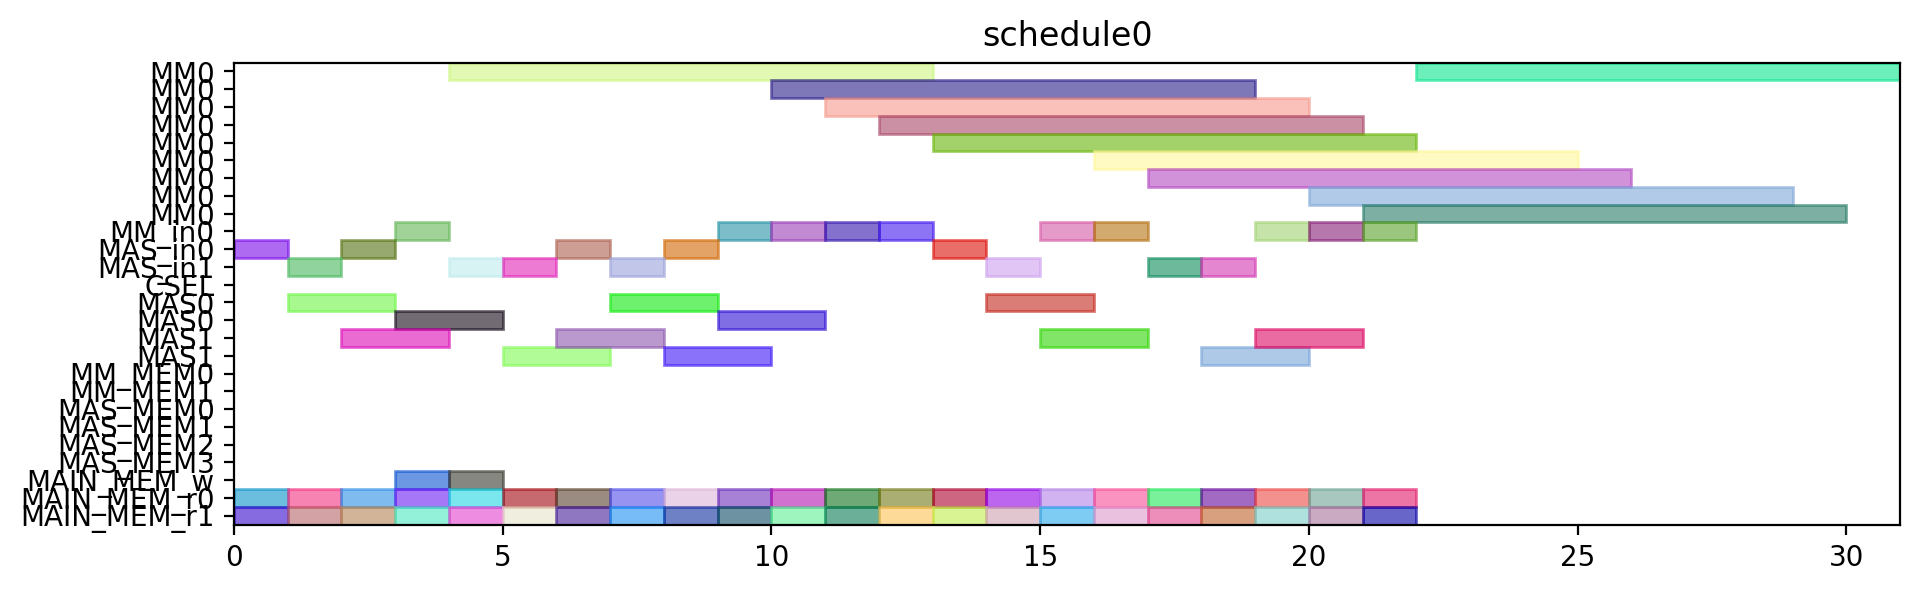

This chart was generated by the following Python code:
from pyschedule import Scenario, solvers, plotters, alt


def solve():
	horizon = 120
	S = Scenario("schedule0", horizon=horizon)

	# resource
	MM = S.Resources('MM', num=1, size=9)
	MM_in = S.Resources('MM_in', num=1)
	MAS_in = S.Resources('MAS_in', num=2)
	CSEL = S.Resource('CSEL')
	MAS = S.Resources('MAS', num=2, size=2, periods=range(1, horizon))
	MM_MEM = S.Resources('MM_MEM', num=2)
	MAS_MEM = S.Resources('MAS_MEM', num=4)
	MAIN_MEM_w = S.Resource('MAIN_MEM_w', size=1)
	MAIN_MEM_r = S.Resources('MAIN_MEM_r', num=2)

	# result of previous scheduling

	# new tasks
	c10_t0 = S.Task('c10_t0', length=9, delay_cost=1)
	c10_t0 += alt(MM)
	c10_t0_in = S.Task('c10_t0_in', length=1, delay_cost=1)
	c10_t0_in += alt(MM_in)
	S += c10_t0_in*MM_in[0]<=c10_t0*MM[0]
	c10_t0_mem0 = S.Task('c10_t0_mem0', length=1, delay_cost=1)
	c10_t0_mem0 += MAIN_MEM_r[0]
	S += c10_t0_mem0 <= c10_t0

	c10_t0_mem1 = S.Task('c10_t0_mem1', length=1, delay_cost=1)
	c10_t0_mem1 += MAIN_MEM_r[1]
	S += c10_t0_mem1 <= c10_t0

	c10_t1 = S.Task('c10_t1', length=9, delay_cost=1)
	c10_t1 += alt(MM)
	c10_t1_in = S.Task('c10_t1_in', length=1, delay_cost=1)
	c10_t1_in += alt(MM_in)
	S += c10_t1_in*MM_in[0]<=c10_t1*MM[0]
	c10_t1_mem0 = S.Task('c10_t1_mem0', length=1, delay_cost=1)
	c10_t1_mem0 += MAIN_MEM_r[0]
	S += c10_t1_mem0 <= c10_t1

	c10_t1_mem1 = S.Task('c10_t1_mem1', length=1, delay_cost=1)
	c10_t1_mem1 += MAIN_MEM_r[1]
	S += c10_t1_mem1 <= c10_t1

	c10_t2 = S.Task('c10_t2', length=2, delay_cost=1)
	c10_t2 += alt(MAS)
	c10_t2_in = S.Task('c10_t2_in', length=1, delay_cost=1)
	c10_t2_in += alt(MAS_in)
	S += c10_t2_in*MAS_in[0]<=c10_t2*MAS[0]

	S += c10_t2_in*MAS_in[1]<=c10_t2*MAS[1]

	c10_t2_mem0 = S.Task('c10_t2_mem0', length=1, delay_cost=1)
	c10_t2_mem0 += MAIN_MEM_r[0]
	S += c10_t2_mem0 <= c10_t2

	c10_t2_mem1 = S.Task('c10_t2_mem1', length=1, delay_cost=1)
	c10_t2_mem1 += MAIN_MEM_r[1]
	S += c10_t2_mem1 <= c10_t2

	c10_t3 = S.Task('c10_t3', length=2, delay_cost=1)
	c10_t3 += alt(MAS)
	c10_t3_in = S.Task('c10_t3_in', length=1, delay_cost=1)
	c10_t3_in += alt(MAS_in)
	S += c10_t3_in*MAS_in[0]<=c10_t3*MAS[0]

	S += c10_t3_in*MAS_in[1]<=c10_t3*MAS[1]

	c10_t3_mem0 = S.Task('c10_t3_mem0', length=1, delay_cost=1)
	c10_t3_mem0 += MAIN_MEM_r[0]
	S += c10_t3_mem0 <= c10_t3

	c10_t3_mem1 = S.Task('c10_t3_mem1', length=1, delay_cost=1)
	c10_t3_mem1 += MAIN_MEM_r[1]
	S += c10_t3_mem1 <= c10_t3

	c20_t0 = S.Task('c20_t0', length=9, delay_cost=1)
	c20_t0 += alt(MM)
	c20_t0_in = S.Task('c20_t0_in', length=1, delay_cost=1)
	c20_t0_in += alt(MM_in)
	S += c20_t0_in*MM_in[0]<=c20_t0*MM[0]
	c20_t0_mem0 = S.Task('c20_t0_mem0', length=1, delay_cost=1)
	c20_t0_mem0 += MAIN_MEM_r[0]
	S += c20_t0_mem0 <= c20_t0

	c20_t0_mem1 = S.Task('c20_t0_mem1', length=1, delay_cost=1)
	c20_t0_mem1 += MAIN_MEM_r[1]
	S += c20_t0_mem1 <= c20_t0

	c20_t1 = S.Task('c20_t1', length=9, delay_cost=1)
	c20_t1 += alt(MM)
	c20_t1_in = S.Task('c20_t1_in', length=1, delay_cost=1)
	c20_t1_in += alt(MM_in)
	S += c20_t1_in*MM_in[0]<=c20_t1*MM[0]
	c20_t1_mem0 = S.Task('c20_t1_mem0', length=1, delay_cost=1)
	c20_t1_mem0 += MAIN_MEM_r[0]
	S += c20_t1_mem0 <= c20_t1

	c20_t1_mem1 = S.Task('c20_t1_mem1', length=1, delay_cost=1)
	c20_t1_mem1 += MAIN_MEM_r[1]
	S += c20_t1_mem1 <= c20_t1

	c20_t2 = S.Task('c20_t2', length=2, delay_cost=1)
	c20_t2 += alt(MAS)
	c20_t2_in = S.Task('c20_t2_in', length=1, delay_cost=1)
	c20_t2_in += alt(MAS_in)
	S += c20_t2_in*MAS_in[0]<=c20_t2*MAS[0]

	S += c20_t2_in*MAS_in[1]<=c20_t2*MAS[1]

	c20_t2_mem0 = S.Task('c20_t2_mem0', length=1, delay_cost=1)
	c20_t2_mem0 += MAIN_MEM_r[0]
	S += c20_t2_mem0 <= c20_t2

	c20_t2_mem1 = S.Task('c20_t2_mem1', length=1, delay_cost=1)
	c20_t2_mem1 += MAIN_MEM_r[1]
	S += c20_t2_mem1 <= c20_t2

	c20_t3 = S.Task('c20_t3', length=2, delay_cost=1)
	c20_t3 += alt(MAS)
	c20_t3_in = S.Task('c20_t3_in', length=1, delay_cost=1)
	c20_t3_in += alt(MAS_in)
	S += c20_t3_in*MAS_in[0]<=c20_t3*MAS[0]

	S += c20_t3_in*MAS_in[1]<=c20_t3*MAS[1]

	c20_t3_mem0 = S.Task('c20_t3_mem0', length=1, delay_cost=1)
	c20_t3_mem0 += MAIN_MEM_r[0]
	S += c20_t3_mem0 <= c20_t3

	c20_t3_mem1 = S.Task('c20_t3_mem1', length=1, delay_cost=1)
	c20_t3_mem1 += MAIN_MEM_r[1]
	S += c20_t3_mem1 <= c20_t3

	c01_t0 = S.Task('c01_t0', length=9, delay_cost=1)
	c01_t0 += alt(MM)
	c01_t0_in = S.Task('c01_t0_in', length=1, delay_cost=1)
	c01_t0_in += alt(MM_in)
	S += c01_t0_in*MM_in[0]<=c01_t0*MM[0]
	c01_t0_mem0 = S.Task('c01_t0_mem0', length=1, delay_cost=1)
	c01_t0_mem0 += MAIN_MEM_r[0]
	S += c01_t0_mem0 <= c01_t0

	c01_t0_mem1 = S.Task('c01_t0_mem1', length=1, delay_cost=1)
	c01_t0_mem1 += MAIN_MEM_r[1]
	S += c01_t0_mem1 <= c01_t0

	c01_t1 = S.Task('c01_t1', length=9, delay_cost=1)
	c01_t1 += alt(MM)
	c01_t1_in = S.Task('c01_t1_in', length=1, delay_cost=1)
	c01_t1_in += alt(MM_in)
	S += c01_t1_in*MM_in[0]<=c01_t1*MM[0]
	c01_t1_mem0 = S.Task('c01_t1_mem0', length=1, delay_cost=1)
	c01_t1_mem0 += MAIN_MEM_r[0]
	S += c01_t1_mem0 <= c01_t1

	c01_t1_mem1 = S.Task('c01_t1_mem1', length=1, delay_cost=1)
	c01_t1_mem1 += MAIN_MEM_r[1]
	S += c01_t1_mem1 <= c01_t1

	c01_t2 = S.Task('c01_t2', length=2, delay_cost=1)
	c01_t2 += alt(MAS)
	c01_t2_in = S.Task('c01_t2_in', length=1, delay_cost=1)
	c01_t2_in += alt(MAS_in)
	S += c01_t2_in*MAS_in[0]<=c01_t2*MAS[0]

	S += c01_t2_in*MAS_in[1]<=c01_t2*MAS[1]

	c01_t2_mem0 = S.Task('c01_t2_mem0', length=1, delay_cost=1)
	c01_t2_mem0 += MAIN_MEM_r[0]
	S += c01_t2_mem0 <= c01_t2

	c01_t2_mem1 = S.Task('c01_t2_mem1', length=1, delay_cost=1)
	c01_t2_mem1 += MAIN_MEM_r[1]
	S += c01_t2_mem1 <= c01_t2

	c01_t3 = S.Task('c01_t3', length=2, delay_cost=1)
	c01_t3 += alt(MAS)
	c01_t3_in = S.Task('c01_t3_in', length=1, delay_cost=1)
	c01_t3_in += alt(MAS_in)
	S += c01_t3_in*MAS_in[0]<=c01_t3*MAS[0]

	S += c01_t3_in*MAS_in[1]<=c01_t3*MAS[1]

	c01_t3_mem0 = S.Task('c01_t3_mem0', length=1, delay_cost=1)
	c01_t3_mem0 += MAIN_MEM_r[0]
	S += c01_t3_mem0 <= c01_t3

	c01_t3_mem1 = S.Task('c01_t3_mem1', length=1, delay_cost=1)
	c01_t3_mem1 += MAIN_MEM_r[1]
	S += c01_t3_mem1 <= c01_t3

	c11_t0 = S.Task('c11_t0', length=9, delay_cost=1)
	c11_t0 += alt(MM)
	c11_t0_in = S.Task('c11_t0_in', length=1, delay_cost=1)
	c11_t0_in += alt(MM_in)
	S += c11_t0_in*MM_in[0]<=c11_t0*MM[0]
	c11_t0_mem0 = S.Task('c11_t0_mem0', length=1, delay_cost=1)
	c11_t0_mem0 += MAIN_MEM_r[0]
	S += c11_t0_mem0 <= c11_t0

	c11_t0_mem1 = S.Task('c11_t0_mem1', length=1, delay_cost=1)
	c11_t0_mem1 += MAIN_MEM_r[1]
	S += c11_t0_mem1 <= c11_t0

	c11_t1 = S.Task('c11_t1', length=9, delay_cost=1)
	c11_t1 += alt(MM)
	c11_t1_in = S.Task('c11_t1_in', length=1, delay_cost=1)
	c11_t1_in += alt(MM_in)
	S += c11_t1_in*MM_in[0]<=c11_t1*MM[0]
	c11_t1_mem0 = S.Task('c11_t1_mem0', length=1, delay_cost=1)
	c11_t1_mem0 += MAIN_MEM_r[0]
	S += c11_t1_mem0 <= c11_t1

	c11_t1_mem1 = S.Task('c11_t1_mem1', length=1, delay_cost=1)
	c11_t1_mem1 += MAIN_MEM_r[1]
	S += c11_t1_mem1 <= c11_t1

	c11_t2 = S.Task('c11_t2', length=2, delay_cost=1)
	c11_t2 += alt(MAS)
	c11_t2_in = S.Task('c11_t2_in', length=1, delay_cost=1)
	c11_t2_in += alt(MAS_in)
	S += c11_t2_in*MAS_in[0]<=c11_t2*MAS[0]

	S += c11_t2_in*MAS_in[1]<=c11_t2*MAS[1]

	c11_t2_mem0 = S.Task('c11_t2_mem0', length=1, delay_cost=1)
	c11_t2_mem0 += MAIN_MEM_r[0]
	S += c11_t2_mem0 <= c11_t2

	c11_t2_mem1 = S.Task('c11_t2_mem1', length=1, delay_cost=1)
	c11_t2_mem1 += MAIN_MEM_r[1]
	S += c11_t2_mem1 <= c11_t2

	c11_t3 = S.Task('c11_t3', length=2, delay_cost=1)
	c11_t3 += alt(MAS)
	c11_t3_in = S.Task('c11_t3_in', length=1, delay_cost=1)
	c11_t3_in += alt(MAS_in)
	S += c11_t3_in*MAS_in[0]<=c11_t3*MAS[0]

	S += c11_t3_in*MAS_in[1]<=c11_t3*MAS[1]

	c11_t3_mem0 = S.Task('c11_t3_mem0', length=1, delay_cost=1)
	c11_t3_mem0 += MAIN_MEM_r[0]
	S += c11_t3_mem0 <= c11_t3

	c11_t3_mem1 = S.Task('c11_t3_mem1', length=1, delay_cost=1)
	c11_t3_mem1 += MAIN_MEM_r[1]
	S += c11_t3_mem1 <= c11_t3

	c21_t0 = S.Task('c21_t0', length=9, delay_cost=1)
	c21_t0 += alt(MM)
	c21_t0_in = S.Task('c21_t0_in', length=1, delay_cost=1)
	c21_t0_in += alt(MM_in)
	S += c21_t0_in*MM_in[0]<=c21_t0*MM[0]
	c21_t0_mem0 = S.Task('c21_t0_mem0', length=1, delay_cost=1)
	c21_t0_mem0 += MAIN_MEM_r[0]
	S += c21_t0_mem0 <= c21_t0

	c21_t0_mem1 = S.Task('c21_t0_mem1', length=1, delay_cost=1)
	c21_t0_mem1 += MAIN_MEM_r[1]
	S += c21_t0_mem1 <= c21_t0

	c21_t1 = S.Task('c21_t1', length=9, delay_cost=1)
	c21_t1 += alt(MM)
	c21_t1_in = S.Task('c21_t1_in', length=1, delay_cost=1)
	c21_t1_in += alt(MM_in)
	S += c21_t1_in*MM_in[0]<=c21_t1*MM[0]
	c21_t1_mem0 = S.Task('c21_t1_mem0', length=1, delay_cost=1)
	c21_t1_mem0 += MAIN_MEM_r[0]
	S += c21_t1_mem0 <= c21_t1

	c21_t1_mem1 = S.Task('c21_t1_mem1', length=1, delay_cost=1)
	c21_t1_mem1 += MAIN_MEM_r[1]
	S += c21_t1_mem1 <= c21_t1

	c21_t2 = S.Task('c21_t2', length=2, delay_cost=1)
	c21_t2 += alt(MAS)
	c21_t2_in = S.Task('c21_t2_in', length=1, delay_cost=1)
	c21_t2_in += alt(MAS_in)
	S += c21_t2_in*MAS_in[0]<=c21_t2*MAS[0]

	S += c21_t2_in*MAS_in[1]<=c21_t2*MAS[1]

	c21_t2_mem0 = S.Task('c21_t2_mem0', length=1, delay_cost=1)
	c21_t2_mem0 += MAIN_MEM_r[0]
	S += c21_t2_mem0 <= c21_t2

	c21_t2_mem1 = S.Task('c21_t2_mem1', length=1, delay_cost=1)
	c21_t2_mem1 += MAIN_MEM_r[1]
	S += c21_t2_mem1 <= c21_t2

	c21_t3 = S.Task('c21_t3', length=2, delay_cost=1)
	c21_t3 += alt(MAS)
	c21_t3_in = S.Task('c21_t3_in', length=1, delay_cost=1)
	c21_t3_in += alt(MAS_in)
	S += c21_t3_in*MAS_in[0]<=c21_t3*MAS[0]

	S += c21_t3_in*MAS_in[1]<=c21_t3*MAS[1]

	c21_t3_mem0 = S.Task('c21_t3_mem0', length=1, delay_cost=1)
	c21_t3_mem0 += MAIN_MEM_r[0]
	S += c21_t3_mem0 <= c21_t3

	c21_t3_mem1 = S.Task('c21_t3_mem1', length=1, delay_cost=1)
	c21_t3_mem1 += MAIN_MEM_r[1]
	S += c21_t3_mem1 <= c21_t3

	c000 = S.Task('c000', length=2, delay_cost=1)
	c000 += alt(MAS)
	c000_in = S.Task('c000_in', length=1, delay_cost=1)
	c000_in += alt(MAS_in)
	S += c000_in*MAS_in[0]<=c000*MAS[0]

	S += c000_in*MAS_in[1]<=c000*MAS[1]

	S += 0<c000

	c000_w = S.Task('c000_w', length=1, delay_cost=1)
	c000_w += alt(MAIN_MEM_w)
	S += c000 <= c000_w

	c000_mem0 = S.Task('c000_mem0', length=1, delay_cost=1)
	c000_mem0 += MAIN_MEM_r[0]
	S += c000_mem0 <= c000

	c000_mem1 = S.Task('c000_mem1', length=1, delay_cost=1)
	c000_mem1 += MAIN_MEM_r[1]
	S += c000_mem1 <= c000

	c001 = S.Task('c001', length=2, delay_cost=1)
	c001 += alt(MAS)
	c001_in = S.Task('c001_in', length=1, delay_cost=1)
	c001_in += alt(MAS_in)
	S += c001_in*MAS_in[0]<=c001*MAS[0]

	S += c001_in*MAS_in[1]<=c001*MAS[1]

	S += 0<c001

	c001_w = S.Task('c001_w', length=1, delay_cost=1)
	c001_w += alt(MAIN_MEM_w)
	S += c001 <= c001_w

	c001_mem0 = S.Task('c001_mem0', length=1, delay_cost=1)
	c001_mem0 += MAIN_MEM_r[0]
	S += c001_mem0 <= c001

	c001_mem1 = S.Task('c001_mem1', length=1, delay_cost=1)
	c001_mem1 += MAIN_MEM_r[1]
	S += c001_mem1 <= c001

	solvers.mip.solve(S,msg=1,kind='CPLEX',ratio_gap=1.01)

	solution = [['hoge']*len(S.solution()[1]) for i in range(len(S.solution()))]
	for i in range(len(S.solution())):
		for j in range(len(S.solution()[i])):
			solution[i][j]=str(S.solution()[i][j])
	print(solution)

	cycles = int(solution[-1][3])

	pic_file_name = "/mnt/rose/usr1/fukuda/ABE/multiRAM_multiMAS_16mux/scheduling_result/stage9MM1_stage2MAS2/FROB/schedule0.png"
	if(S.solution() != []):
		plotters.matplotlib.plot(S,img_filename=pic_file_name, show_task_labels=False, fig_size=(cycles*0.25+3, 3))

	return solution
